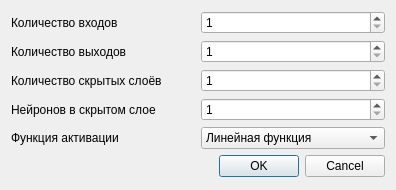
<?xml version="1.0" encoding="UTF-8"?>
<ui version="4.0">
 <class>NeuronNetworkSettingsDialog</class>
 <widget class="QDialog" name="NeuronNetworkSettingsDialog">
  <property name="geometry">
   <rect>
    <x>0</x>
    <y>0</y>
    <width>396</width>
    <height>190</height>
   </rect>
  </property>
  <property name="windowTitle">
   <string>Конфигурация сети</string>
  </property>
  <layout class="QGridLayout" name="_grid_layout">
   <item row="2" column="0">
    <widget class="QLabel" name="_label_output">
     <property name="text">
      <string>Количество выходов</string>
     </property>
    </widget>
   </item>
   <item row="3" column="0">
    <widget class="QLabel" name="_label_layout_count">
     <property name="text">
      <string>Количество скрытых слоёв</string>
     </property>
    </widget>
   </item>
   <item row="0" column="1">
    <widget class="QSpinBox" name="_box_input">
     <property name="minimum">
      <number>1</number>
     </property>
    </widget>
   </item>
   <item row="4" column="1">
    <widget class="QSpinBox" name="_box_neutons_in_layout">
     <property name="minimum">
      <number>1</number>
     </property>
    </widget>
   </item>
   <item row="0" column="0">
    <widget class="QLabel" name="_label_input">
     <property name="text">
      <string>Количество входов</string>
     </property>
    </widget>
   </item>
   <item row="4" column="0">
    <widget class="QLabel" name="_label_neurons_in_layout">
     <property name="text">
      <string>Нейронов в скрытом слое</string>
     </property>
    </widget>
   </item>
   <item row="7" column="0" colspan="2">
    <widget class="QDialogButtonBox" name="_button_box">
     <property name="orientation">
      <enum>Qt::Horizontal</enum>
     </property>
     <property name="standardButtons">
      <set>QDialogButtonBox::Cancel|QDialogButtonBox::Ok</set>
     </property>
    </widget>
   </item>
   <item row="3" column="1">
    <widget class="QSpinBox" name="_box_layout_count">
     <property name="minimum">
      <number>1</number>
     </property>
    </widget>
   </item>
   <item row="2" column="1">
    <widget class="QSpinBox" name="_box_output">
     <property name="minimum">
      <number>1</number>
     </property>
    </widget>
   </item>
   <item row="5" column="0">
    <widget class="QLabel" name="_label_activation_function">
     <property name="text">
      <string>Функция активации</string>
     </property>
    </widget>
   </item>
   <item row="5" column="1">
    <widget class="QComboBox" name="_box_activation_function">
     <item>
      <property name="text">
       <string>Линейная функция</string>
      </property>
     </item>
     <item>
      <property name="text">
       <string>Однополярный сигмоид</string>
      </property>
     </item>
     <item>
      <property name="text">
       <string>Биполярный сигмоид</string>
      </property>
     </item>
    </widget>
   </item>
  </layout>
 </widget>
 <tabstops>
  <tabstop>_box_input</tabstop>
  <tabstop>_box_output</tabstop>
  <tabstop>_box_layout_count</tabstop>
  <tabstop>_box_neutons_in_layout</tabstop>
  <tabstop>_box_activation_function</tabstop>
  <tabstop>_button_box</tabstop>
 </tabstops>
 <resources/>
 <connections>
  <connection>
   <sender>_button_box</sender>
   <signal>accepted()</signal>
   <receiver>NeuronNetworkSettingsDialog</receiver>
   <slot>accept()</slot>
   <hints>
    <hint type="sourcelabel">
     <x>248</x>
     <y>254</y>
    </hint>
    <hint type="destinationlabel">
     <x>157</x>
     <y>274</y>
    </hint>
   </hints>
  </connection>
  <connection>
   <sender>_button_box</sender>
   <signal>rejected()</signal>
   <receiver>NeuronNetworkSettingsDialog</receiver>
   <slot>reject()</slot>
   <hints>
    <hint type="sourcelabel">
     <x>316</x>
     <y>260</y>
    </hint>
    <hint type="destinationlabel">
     <x>286</x>
     <y>274</y>
    </hint>
   </hints>
  </connection>
 </connections>
</ui>
